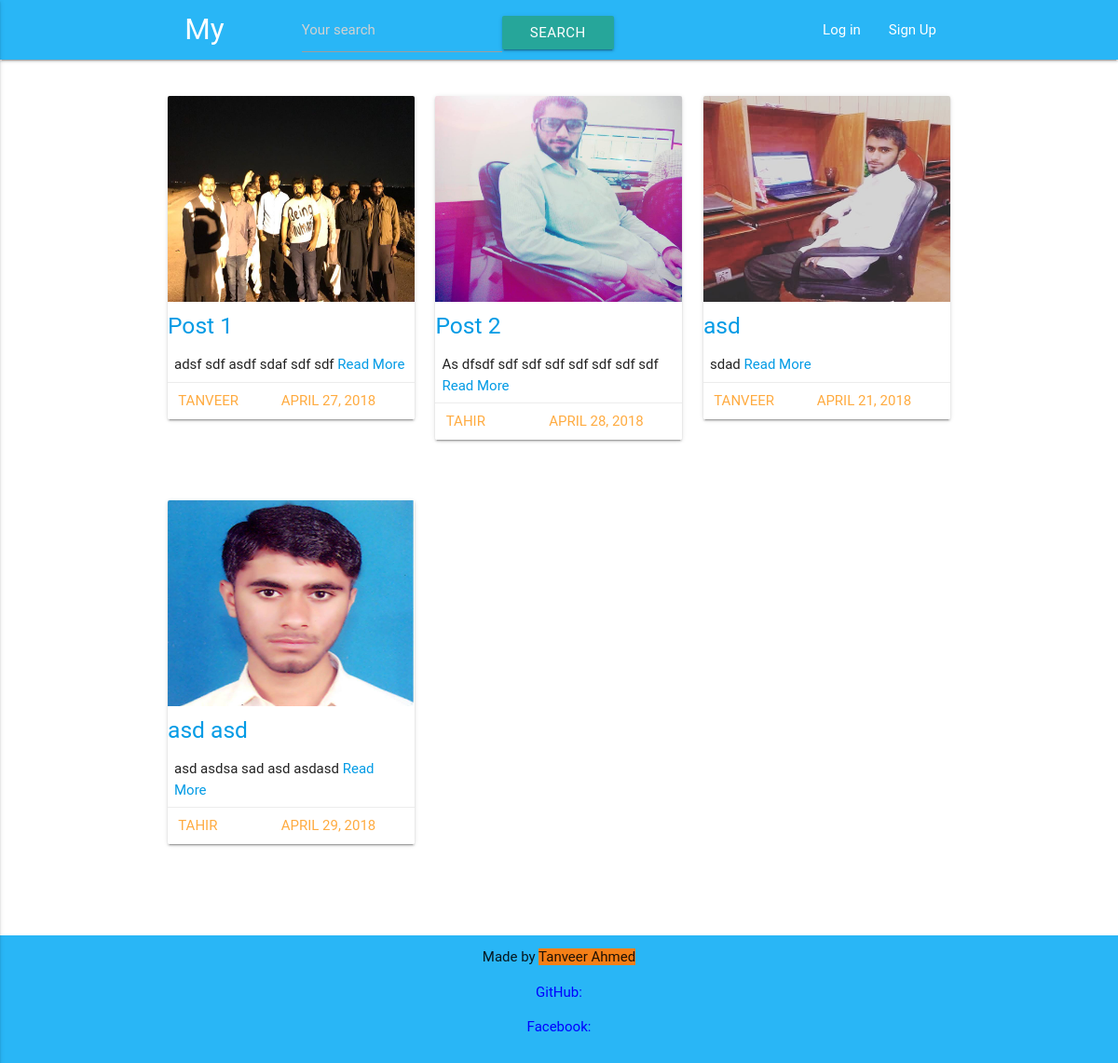
The page / on the database its author committed.
### posts/models.py (models this page shows, shortened)
class Post(models.Model):
    user = models.ForeignKey(settings.AUTH_USER_MODEL, on_delete=models.CASCADE, related_name="posts")
    users = models.ManyToManyField(User)
    created = models.DateTimeField(auto_now_add=True)
    title = models.CharField(max_length=120)
    title_html = models.TextField(editable=False)
    content = models.TextField()
    image = models.ImageField(upload_to=get_image_path, default='media/default.png')
    draft = models.BooleanField(default=False)
    publish = models.DateField(auto_now=False,auto_now_add=False,)
    slug = models.SlugField(unique=True)

### posts/views.py (the view)
# urls.py: url(r"^$", views.AllPosts.as_view(), name="all"),
class AllPosts(ListView):
    model = Post
    paginate_by = 3
    template_name = 'posts/post_list.html'
    def get(self, request):
        posts = Post.objects.all().order_by('-created')
        users = User.objects.exclude(id=request.user.id)
        args = {
            'posts': posts, 'users': users
        }
        return render(request, self.template_name, args)

### posts/templates/posts/post_list.html (shortened to what this page needs)
{% extends "posts/layout.html" %}
{% block post_content %}
</div>
<div class="row">
	{% for post in posts %}
		{% include "posts/_post.html" %}
{% if forloop.counter|divisibleby:3 and not forloop.last %}
        </div><br><div class="row">
      {% endif %}
	{% endfor %}
</div>
{% endblock %}

### posts/templates/posts/layout.html (shortened to what this page needs)
{% load staticfiles %}
<!DOCTYPE html>
<html>
<head>
  <link href="{% static 'css/materialize.css' %}" type="text/css" rel="stylesheet" media="screen,projection"/>
  <link href="css/style.css" type="text/css" rel="stylesheet" media="screen,projection"/>
  <link rel="stylesheet" type="text/css" href="{% static 'css/style.css' %}">
  <link rel="stylesheet" href="https://cdn.jsdelivr.net/simplemde/latest/simplemde.min.css">
</head>
<body>
	  <nav class="light-blue lighten-1" role="navigation">
    <div class="container">
    <div class="row">
  <div class="col s2">
    <div class="nav-wrapper container"><a id="logo-container" href="{% url 'posts:all' %}" class="brand-logo">My App</a>
    </div></div>
      <div class="col s6">
         {% include "search_form.html" %}
       </div>
         <div class="col s4">
      <ul class="right hide-on-med-and-down">
       {% if user.is_authenticated %}
        <li>  <a class="navbar-text navbar-right" href="{% url 'posts:profile' user.username %}">{{ user.username }}</a> </li>
        	<li><a href="{% url 'logout' %}"> Logout </a></li>
       {% else %}
       		<li> <a href="{% url 'login' %}">Log in </a></li>
           <li> <a href="{% url 'signup' %}">Sign Up </a></li>
       {% endif %}
      </ul>
    </div>
</div>
  </nav>
<div class="posts-page">
	<div class="container">
		<div class="row">
			{% block post_content %}{% endblock %}
		</div>
	</div>
 {% block footer %}
<footer class="light-blue lighten-1" role="navigation">
<div class="footer-copyright">
      <div class="container">
        <div class="row center">
      Made by <span class="#f57f17 yellow darken-4">   Tanveer Ahmed  </span>
      <p>  <a href="https://github.com/tanveerahmad1517/"> GitHub: </a> </p>
      <p>  <a href="https://www.facebook.com/tanveerahmadst"> Facebook: </a> </p>
      </div>
    </div>
  </div>
</footer>
{% endblock footer %}
</body>
</html>

### templates/search_form.html
 <form id='navbar-search-form' class="navbar-form navbar-left" method='GET' action='{% url "search" %}'>
        <div class="form-group">
            <input class="form-control" type='text' name='q' placeholder='Your search' value='{{ request.GET.q }}'/>
            </div>
        <input class="btn btn-default" type='submit' value='Search'/>
</form>

### posts/templates/posts/_post.html
{% load humanize %}
{% load static from staticfiles %}
 <div class="col s12 m4">
   <div class="card">
 <div class="card-image">
             <img src="{{ post.image.url }}" height="270">
        <h5>
           <a href="{% url 'posts:detail' post.slug post.pk %}">
			 {{ post.title }} </a>
        </h5>
 </div>
<div class="card-content">
            <p> {{ post.content|slice:"100" }}<a href="{% url 'posts:detail' post.slug post.pk %}"> Read More </a></p>
</div>
 <div class="card-action">
 	<div class="col s5">
<a href="{% url 'account:view_profile_with_pk' pk=post.user.pk %}">
                {{ post.user }}
            </a>
</div>
        	<div class="col s7">
          <time class="time"><a href="{%url 'posts:detail' post.slug post.pk  %}">{{ post.publish }}</a></time>
        </div>
</div>
</div></div>

### posts/static/css/style.css (style rules this page uses)
.footer-copyright { padding: 12px 0px 12px 0px; }
.footer-copyright a { color: blue; }
input.btn.btn-default { float: left; margin-top: 17px; }
.form-group { float: left !important; }
.nav-wrapper { background: #29b6f6 !important; }
.card .card-content { padding: 7px !important; }
.card .card-image img { height: 221px; }
.footer-copyright { margin-top: 83px; }
.row.center { margin-bottom: 0px !important; }
.footer-copyright { margin-bottom: 0px !important; }
.card-action { padding: 8px 0px 31px 0px !important; }

### rows shown on the page
Post: image (picture), title "Post 1", content "adsf sdf asdf sdaf sdf sdf", user "TANVEER", publish "APRIL 27, 2018"
Post: image (picture), title "Post 2", content "As dfsdf sdf sdf sdf sdf sdf sdf sdf", user "TAHIR", publish "APRIL 28, 2018"
Post: image (picture), title "asd", content "sdad", user "TANVEER", publish "APRIL 21, 2018"
Post: image (picture), title "asd asd", content "asd asdsa sad asd asdasd", user "TAHIR", publish "APRIL 29, 2018"
